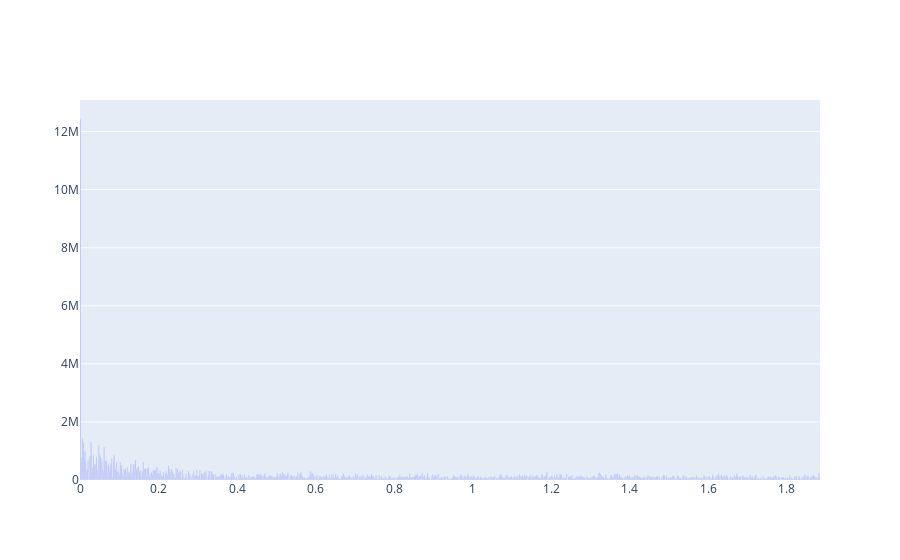

Notebook code for this chart:
### Code cell
xf_v0, yf_v0 = calc_fft(df.loc[df['_if_moving']], 'timestamp', '_accelerometer_abs')
plot_fft(xf_v0, yf_v0)

### Figure 1 — Plotly figure (JSON) as saved in the notebook; plotly's stock layout.template omitted (floating-point values rounded to 4 significant figures; data arrays with more than 128 entries replaced by an {"elided": "..."} marker saying what was removed)
{"data": [{"type": "bar", "x": {"elided": "966 float values"}, "y": {"elided": "966 float values"}}], "layout": {}}
